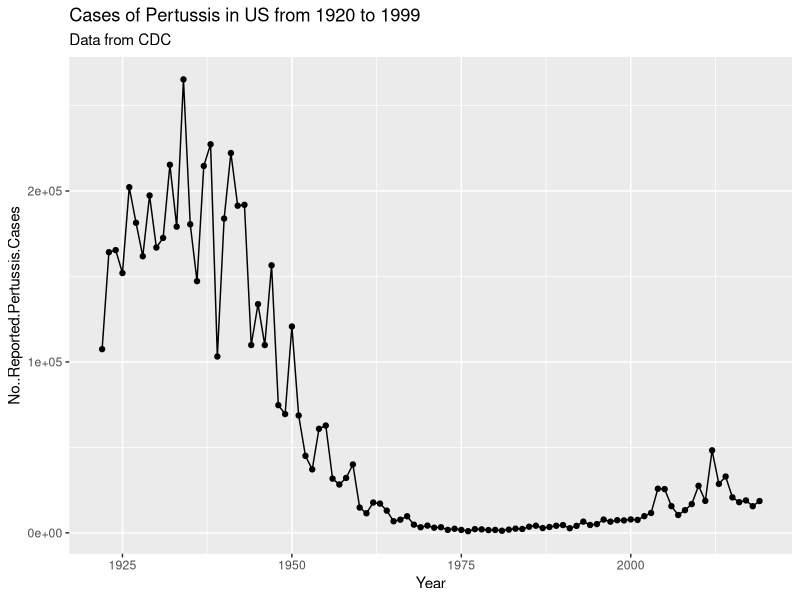
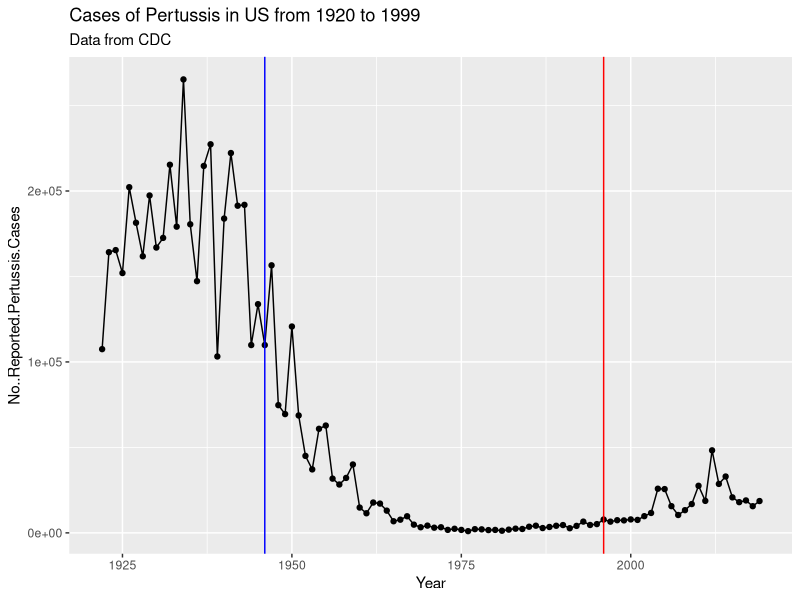

Generate these figures, in order, with R: (Note: this script raises an error after producing the figures.)
## ---- chunk 1
cdc <- data.frame(
                                Year = c(1922L,1923L,1924L,1925L,1926L,
                                         1927L,1928L,1929L,1930L,1931L,
                                         1932L,1933L,1934L,1935L,1936L,1937L,
                                         1938L,1939L,1940L,1941L,1942L,
                                         1943L,1944L,1945L,1946L,1947L,1948L,
                                         1949L,1950L,1951L,1952L,1953L,1954L,
                                         1955L,1956L,1957L,1958L,1959L,
                                         1960L,1961L,1962L,1963L,1964L,1965L,
                                         1966L,1967L,1968L,1969L,1970L,
                                         1971L,1972L,1973L,1974L,1975L,1976L,
                                         1977L,1978L,1979L,1980L,1981L,
                                         1982L,1983L,1984L,1985L,1986L,1987L,
                                         1988L,1989L,1990L,1991L,1992L,1993L,
                                         1994L,1995L,1996L,1997L,1998L,
                                         1999L,2000L,2001L,2002L,2003L,2004L,
                                         2005L,2006L,2007L,2008L,2009L,
                                         2010L,2011L,2012L,2013L,2014L,2015L,
                                         2016L,2017L,2018L,2019L),
        No..Reported.Pertussis.Cases = c(107473,164191,165418,152003,
                                         202210,181411,161799,197371,166914,
                                         172559,215343,179135,265269,180518,
                                         147237,214652,227319,103188,183866,
                                         222202,191383,191890,109873,133792,
                                         109860,156517,74715,69479,120718,
                                         68687,45030,37129,60886,62786,
                                         31732,28295,32148,40005,14809,11468,
                                         17749,17135,13005,6799,7717,9718,
                                         4810,3285,4249,3036,3287,1759,
                                         2402,1738,1010,2177,2063,1623,1730,
                                         1248,1895,2463,2276,3589,4195,
                                         2823,3450,4157,4570,2719,4083,6586,
                                         4617,5137,7796,6564,7405,7298,
                                         7867,7580,9771,11647,25827,25616,
                                         15632,10454,13278,16858,27550,18719,
                                         48277,28639,32971,20762,17972,
                                         18975,15609,18617)
      )
## ---- chunk 2
library(ggplot2)

baseplot <- ggplot(cdc) +
  aes(Year, No..Reported.Pertussis.Cases)+
  geom_point()+
  geom_line()+
  labs(title="Cases of Pertussis in US from 1920 to 1999",
       subtitle = "Data from CDC")
  
baseplot
## ---- chunk 3
baseplot + geom_vline(xintercept = 1946, col="blue")+
  geom_vline(xintercept = 1996, col="red")
## ---- chunk 4
library(jsonlite)
subject <- read_json("https://www.cmi-pb.org/api/subject", simplifyVector = TRUE) 
head(subject)
## ---- chunk 5
table(subject$infancy_vac)
## ---- chunk 6
table(subject$biological_sex)
## ---- chunk 7
table(subject$race, subject$biological_sex)
## ---- chunk 8
library(lubridate)
today()
today() - ymd("2000-01-01")
time_length( today() - ymd("2000-01-01"),  "years")
## ---- chunk 9
#calculate age in years of all subjects
age_days <- today()- ymd(subject$year_of_birth)
age_years <- time_length(age_days, "years")
subject$age <- age_years
## ---- chunk 10
#Now find the average age of all individuals
mean(subject$age)
## ---- chunk 11
#Now use dplyr to subset aP or wP subjects
library(dplyr)
ap.age <- filter(subject, infancy_vac == "aP")$age
wp.age <- filter(subject, infancy_vac == "wP")$age
mean(ap.age)
mean(wp.age)
## ---- chunk 12
#T-test
t.test(ap.age, wp.age)
## ---- chunk 13
int <- ymd(subject$date_of_boost) - ymd(subject$year_of_birth)
age_at_boost <- time_length(int, "year")
head(age_at_boost)
## ---- chunk 14
ggplot(subject) +
  aes(age,
      fill=as.factor(infancy_vac)) +
  geom_histogram(show.legend=FALSE) +
  facet_wrap(vars(infancy_vac), nrow=2) 
## ---- chunk 15
specimen <- read_json("https://www.cmi-pb.org/api/specimen", simplifyVector = TRUE) 
titer <- read_json("https://www.cmi-pb.org/api/ab_titer", simplifyVector = TRUE)
## ---- chunk 16
head(specimen)
## ---- chunk 17
head(titer)
## ---- chunk 18
meta <- inner_join(specimen, subject)
dim(meta)
head(meta)
## ---- chunk 19
abdata <- inner_join(titer, meta)
dim(abdata)
## ---- chunk 20
head(abdata)
## ---- chunk 21
table(abdata$isotype)
## ---- chunk 22
table(abdata$visit)
## ---- chunk 23
ig1 <- abdata %>% filter(isotype == "IgG1", visit!=8)
head(ig1)
## ---- chunk 24
ggplot(ig1) +
  aes(MFI, antigen) +
  geom_boxplot() + 
  facet_wrap(vars(visit), nrow=2)
## ---- chunk 25
ggplot(ig1) +
  aes(MFI, antigen, col=infancy_vac ) +
  geom_boxplot(show.legend = FALSE) + 
  facet_wrap(vars(visit), nrow=2) +
  theme_bw()
## ---- chunk 26
ggplot(ig1) +
  aes(MFI, antigen, col=infancy_vac ) +
  geom_boxplot(show.legend = FALSE) + 
  facet_wrap(vars(infancy_vac, visit), nrow=2)
## ---- chunk 27
filter(ig1, antigen=="Measles") %>%
  ggplot() +
  aes(MFI, col=infancy_vac) +
  geom_boxplot(show.legend = FALSE) +
  facet_wrap(vars(visit)) +
  theme_bw()
## ---- chunk 28
filter(ig1, antigen=="FIM2/3") %>%
  ggplot() +
  aes(MFI, col=infancy_vac) +
  geom_boxplot(show.legend = FALSE) +
  facet_wrap(vars(visit)) +
  theme_bw()
## ---- chunk 29
url <- "https://www.cmi-pb.org/api/v2/rnaseq?versioned_ensembl_gene_id=eq.ENSG00000211896.7"

rna <- read_json(url, simplifyVector = TRUE) 
## ---- chunk 30
#meta <- inner_join(specimen, subject)
ssrna <- inner_join(rna, meta)
## ---- chunk 31
ggplot(ssrna) +
  aes(visit, tpm, group=subject_id) +
  geom_point() +
  geom_line(alpha=0.2)
## ---- chunk 32
ggplot(ssrna) +
  aes(tpm, col=infancy_vac) +
  geom_boxplot() +
  facet_wrap(vars(visit))
## ---- chunk 33
ssrna %>%  
  filter(visit==4) %>% 
  ggplot() +
    aes(tpm, col=infancy_vac) + geom_density() + 
    geom_rug() 
